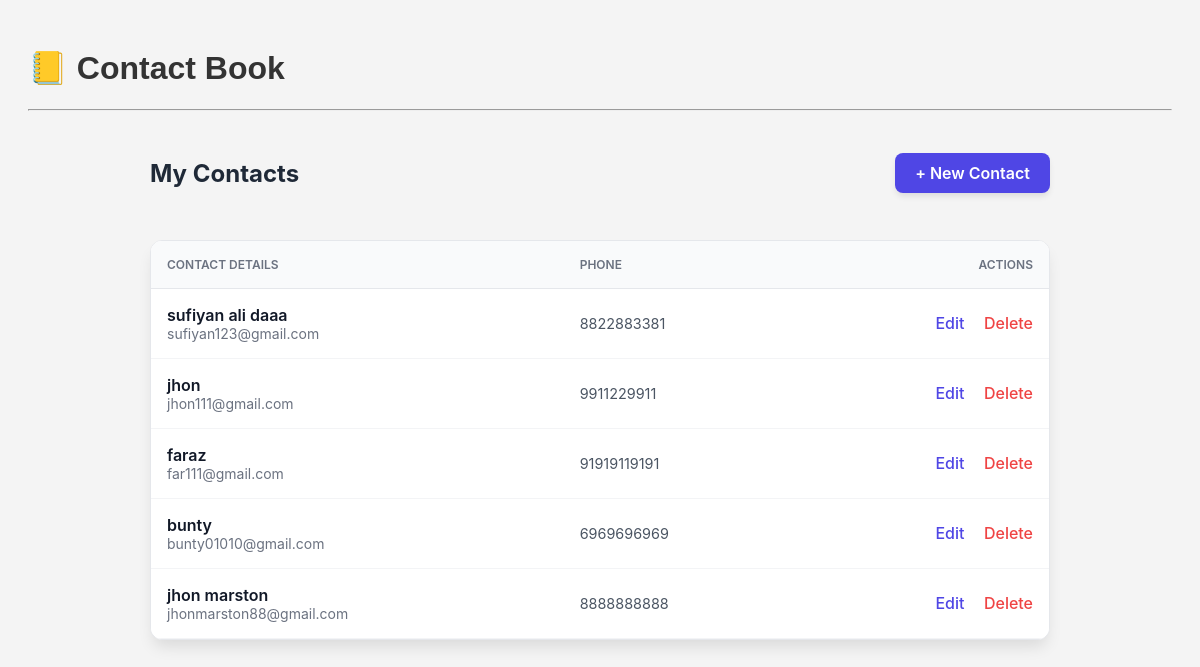
Before: / with the older database file.
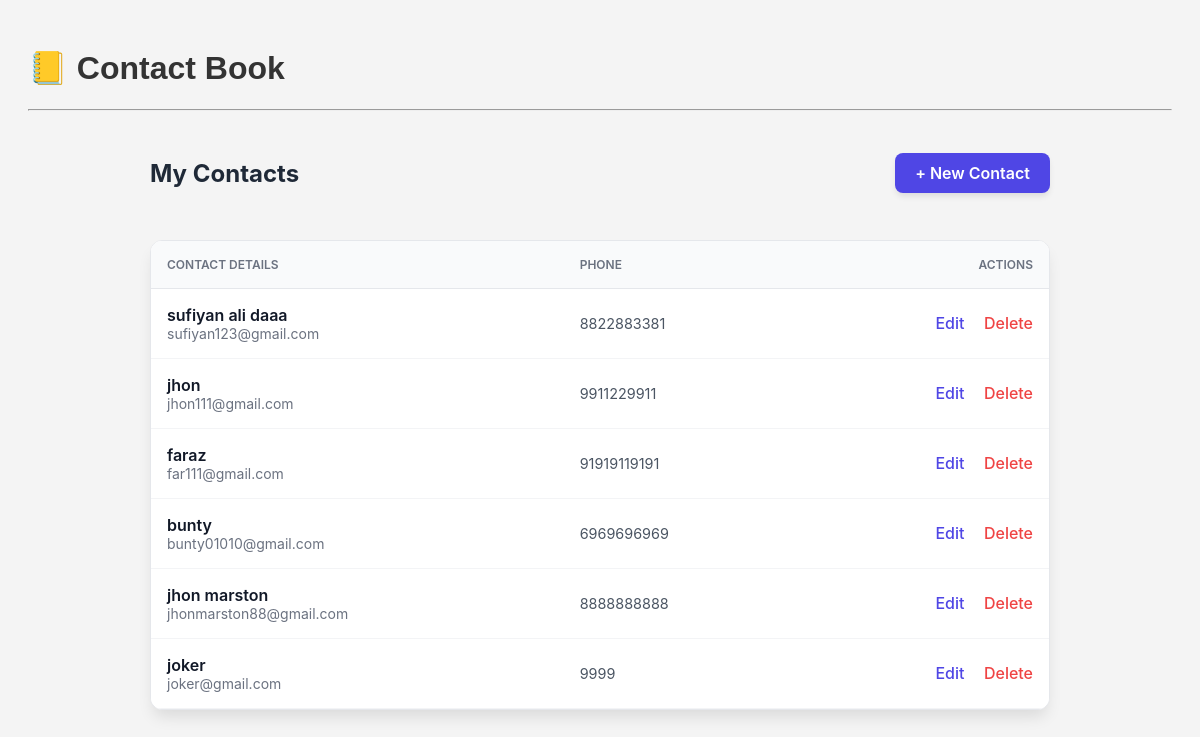
After: the same page with the newer database file.
### contacts/models.py (models this page shows, shortened)
class Contact(models.Model):
    name = models.CharField(max_length=100)
    phone = models.CharField(max_length=15)
    email = models.EmailField()

### contacts/views.py (the view)
# urls.py: 2. Add a URL to urlpatterns:  path('', views.home, name='home')
def home(request):
    contacts = Contact.objects.all()
    return render(request, 'contacts/index.html', {'contacts': contacts})

### contacts/templates/contacts/index.html
{% extends 'contacts/base.html' %}
{% block content %}
<div style="font-family: 'Inter', sans-serif; max-width: 900px; margin: auto; padding: 20px;">
    <div style="display: flex; justify-content: space-between; align-items: center; margin-bottom: 2rem;">
        <h2 style="font-size: 1.5rem; font-weight: 700; color: #1f2937;">My Contacts</h2>
        <a href="/add/" style="background-color: #4f46e5; color: white; padding: 10px 20px; border-radius: 8px; text-decoration: none; font-weight: 600; transition: 0.3s; box-shadow: 0 4px 6px -1px rgba(0, 0, 0, 0.1);">
            + New Contact
        </a>
    </div>
    <div style="background: white; border-radius: 12px; box-shadow: 0 10px 15px -3px rgba(0, 0, 0, 0.1); overflow: hidden; border: 1px solid #e5e7eb;">
        <table style="width: 100%; border-collapse: collapse; text-align: left;">
            <thead style="background-color: #f9fafb; border-bottom: 1px solid #e5e7eb;">
                <tr>
                    <th style="padding: 16px; color: #6b7280; font-weight: 600; text-transform: uppercase; font-size: 0.75rem;">Contact Details</th>
                    <th style="padding: 16px; color: #6b7280; font-weight: 600; text-transform: uppercase; font-size: 0.75rem;">Phone</th>
                    <th style="padding: 16px; color: #6b7280; font-weight: 600; text-transform: uppercase; font-size: 0.75rem; text-align: right;">Actions</th>
                </tr>
            </thead>
            <tbody>
                {% for contact in contacts %}
                <tr style="border-bottom: 1px solid #f3f4f6; transition: background 0.2s;" onmouseover="this.style.backgroundColor='#f9fafb'" onmouseout="this.style.backgroundColor='transparent'">
                    <td style="padding: 16px;">
                        <div style="font-weight: 600; color: #111827;">{{ contact.name }}</div>
                        <div style="font-size: 0.875rem; color: #6b7280;">{{ contact.email }}</div>
                    </td>
                    <td style="padding: 16px; color: #4b5563; font-size: 0.9rem;">
                        {{ contact.phone }}
                    </td>
                    <td style="padding: 16px; text-align: right;">
                        <a href="/edit/{{ contact.id }}/" style="color: #4f46e5; text-decoration: none; font-weight: 500; margin-right: 15px;">Edit</a>
                        <a href="/delete/{{ contact.id }}/" style="color: #ef4444; text-decoration: none; font-weight: 500;" onclick="return confirm('Delete contact?')">Delete</a>
                    </td>
                </tr>
                {% empty %}
                <tr>
                    <td colspan="3" style="padding: 40px; text-align: center; color: #9ca3af;">
                        No contacts found. Start by adding one!
                    </td>
                </tr>
                {% endfor %}
            </tbody>
        </table>
    </div>
</div>
{% endblock %}

### contacts/templates/contacts/base.html (shortened to what this page needs)
<!DOCTYPE html>
<html>
<head>
    <link rel="stylesheet" href="/static/style.css">
</head>
<body>
    <h1>📒 Contact Book</h1>
    <hr>
    {% block content %}{% endblock %}
</body>
</html>

### contacts/static/style.css (style rules this page uses)
body { font-family: Arial; background: #f4f4f4; padding: 20px; }
h1 { color: #333; }
table { background: white; width: 100%; }
a { text-decoration: none; color: blue; }

Changed rows visible on the page:
added Contact: name "joker", email "joker@gmail.com", phone "9999"
